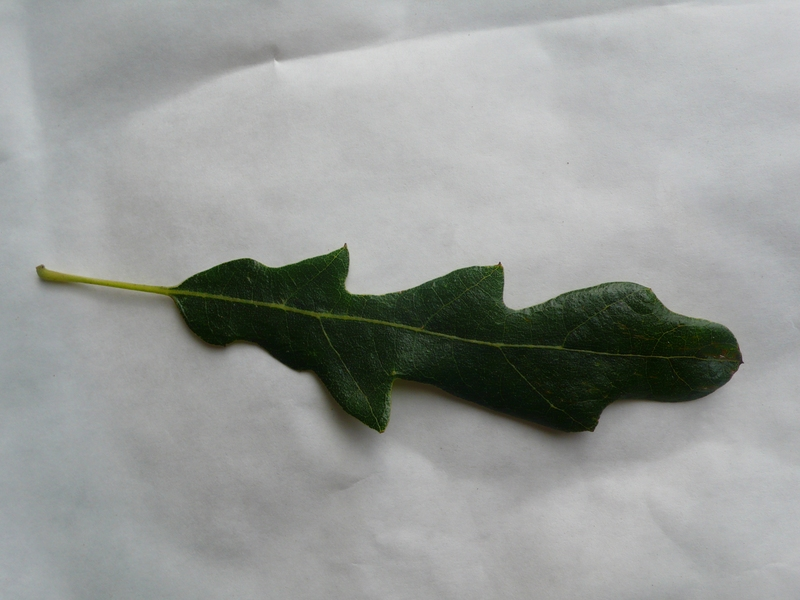
#> input picture Kolokviumi/2/Lecture7/example_img.jpg, 800 x 600 px
$ python morph_test.py
#> lines starting #> are read from the running program, lines starting #| are printed output that depends on the picture; after the words box and inside, x2 and y2 are one past the last pixel; in counts of white or black regions, pixels touching at a corner belong together
import cv2
import numpy as np

if __name__ == '__main__':
	img_bgr = cv2.imread("example_img.jpg")
#> img_bgr is the input picture: shape (600, 800, 3); mean B, G, R 151.6, 154.4, 151.3
	img_grey = cv2.cvtColor(img_bgr, cv2.COLOR_BGR2GRAY)

	kernel = np.ones((10, 10), np.uint8)
	img_grey_er = cv2.erode(src=img_grey, kernel=kernel, iterations=1)
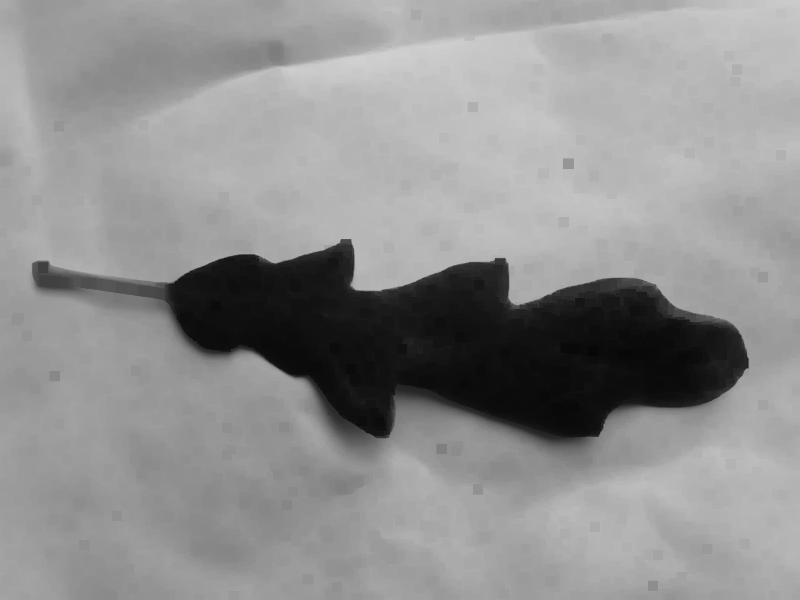
#> img_grey_er: shape (600, 800); min 7, max 209, mean 144.2
	img_grey_dl = cv2.dilate(src=img_grey, kernel=kernel, iterations=1)
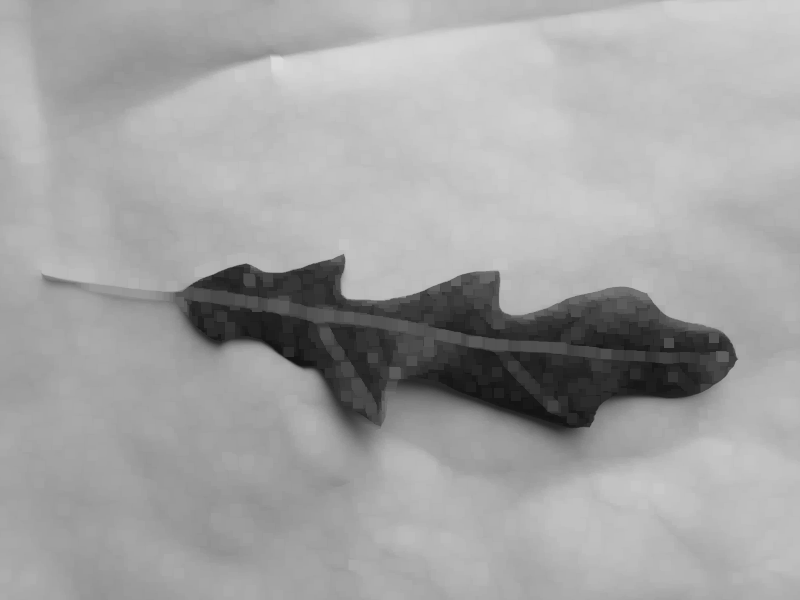
#> img_grey_dl: shape (600, 800); min 17, max 219, mean 162.6
	img_grey_dl_trsh = cv2.threshold(img_grey_dl, 0, 255, cv2.THRESH_BINARY_INV + cv2.THRESH_OTSU)[1]
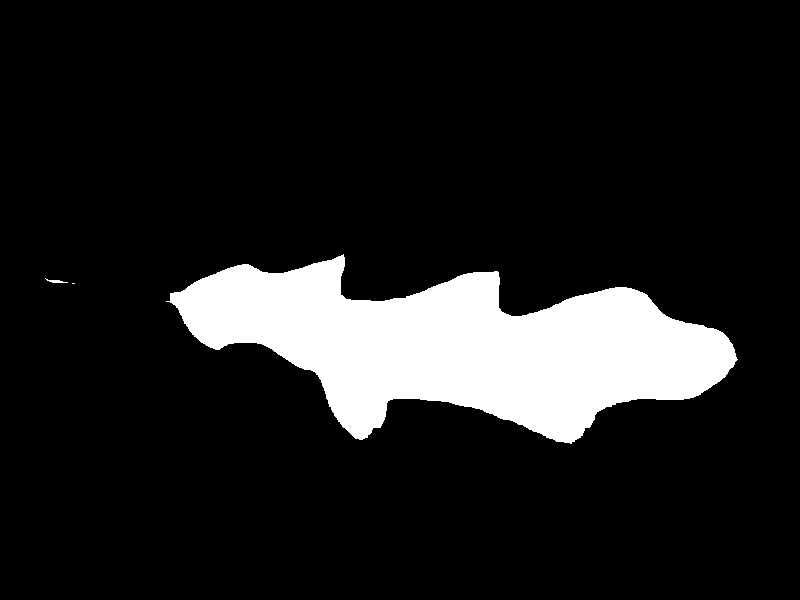
#> img_grey_dl_trsh: shape (600, 800); 12.1% white; 3 white regions (1 under 20 px), largest, box (x1, y1, x2, y2) and area: (166, 254, 738, 444) 57934, (45, 278, 68, 283) 46
	img_grey_trsh = cv2.threshold(img_grey, 0, 255, cv2.THRESH_BINARY_INV + cv2.THRESH_OTSU)[1]
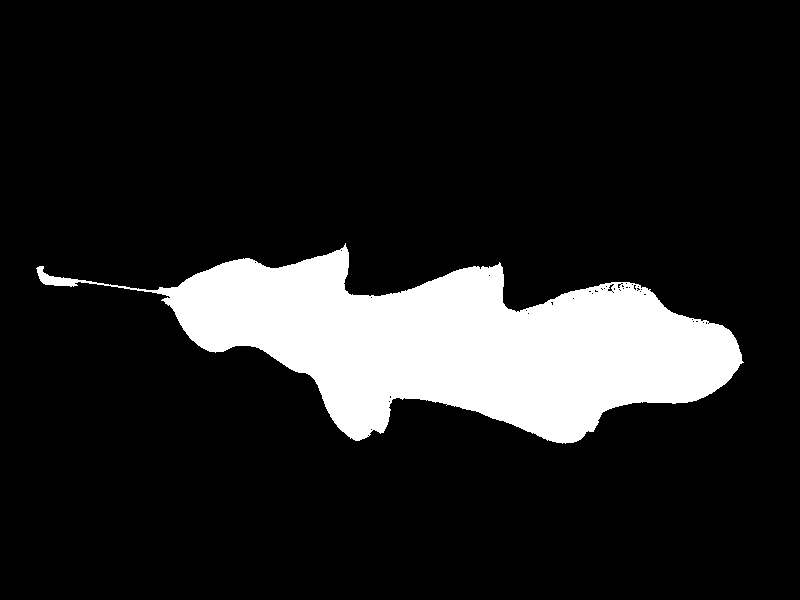
#> img_grey_trsh: shape (600, 800); 13.5% white; 1 white region, box (x1, y1, x2, y2) and area: (36, 243, 744, 444) 64947

	img_grey_dl_edges = img_grey - img_grey_dl
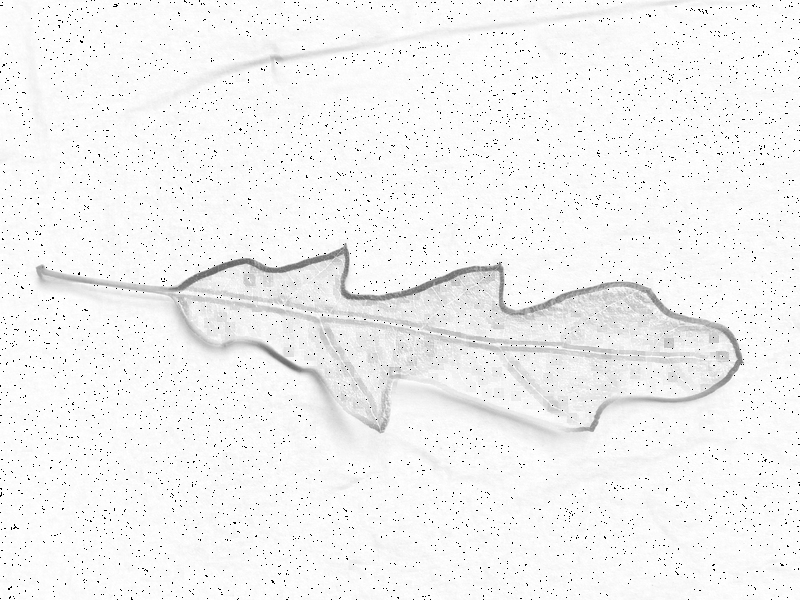
#> img_grey_dl_edges: shape (600, 800); min 0, max 255, mean 243.5
	img_grey_dl_edges_blur =  cv2.medianBlur(img_grey_dl_edges, 5)
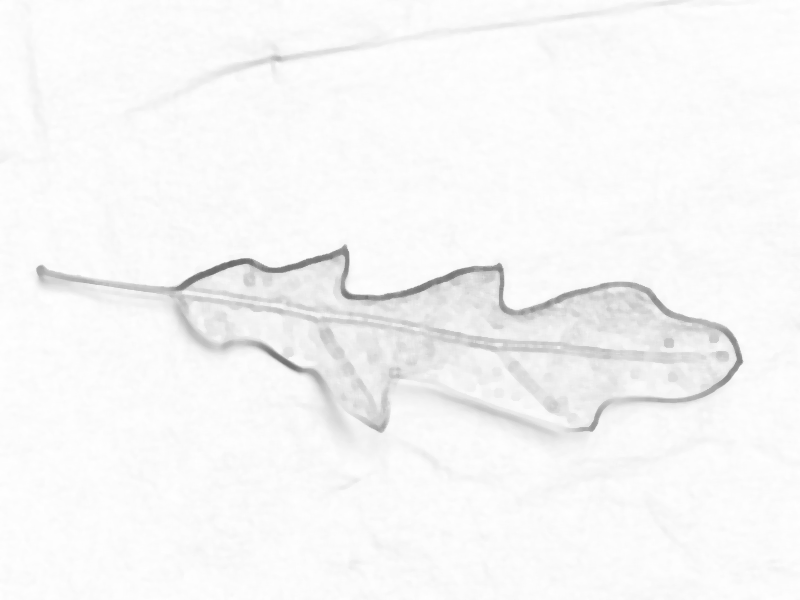
#> img_grey_dl_edges_blur: shape (600, 800); min 105, max 255, mean 246.4

	cv2.imshow("Image Eroded", img_grey_er)
	cv2.imshow("Image Dilated", img_grey_dl)
	cv2.imshow("Image Dilated&Thresholded", img_grey_dl_trsh)
	cv2.imshow("Image Greyscale", img_grey)
	cv2.imshow("Image Dilated Edges", img_grey_dl_edges)
	cv2.imshow("Image Dilated Edges w/ Blur", img_grey_dl_edges_blur)
	cv2.waitKey(0)
	cv2.destroyAllWindows()
